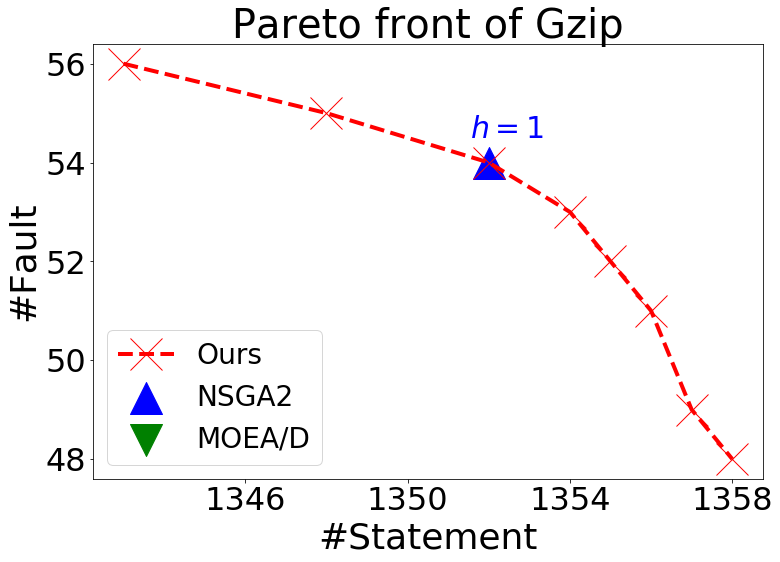

Source code (Python):
# -*- coding: utf-8 -*-
"""
Created on Fri Dec  7 20:53:57 2018

@author: allen
"""

import matplotlib.pyplot as plt
import numpy as np 

def NSGA2_Label(a,b):
    if	a == 1352 and b == 54:  
        return r'$h=1$'
    
def MOEAD_Label(a,b):
    return ''
    

NSGA2_x = [1352]
NSGA2_y = [54]
MOEAD_x = []
MOEAD_y = []
Ours_x= [1343,1348,1352, 1354,1355,1356,1357,1358]
Ours_y= [56,55,54,53,52,51,49,48]

my_x_ticks = np.arange(1342,1359,4) #显示范围为-5至5，每0.5显示一刻度
my_y_ticks = np.arange(48,58,2) #显示范围为-2至2，每0.2显示一刻度
plt.xticks(my_x_ticks)
plt.yticks(my_y_ticks)
  
params = {'figure.figsize': '12, 8','font.size':'30', 'axes.titlesize':'40',  'lines.markersize': '32','axes.labelsize': '36','xtick.labelsize': '32','ytick.labelsize': '32', 'lines.linewidth': '4',
'legend.fontsize': '28'}  # set figure size }
plt.rcParams.update(params)
plt.plot(Ours_x,Ours_y,linestyle='--', marker='x', color='r')
#plt.scatter(LFLS_x,LFLS_y, marker='s', color='orange')
#plt.scatter(NFNS_x,NFNS_y, marker='^', color='g')
plt.scatter(NSGA2_x,NSGA2_y, marker='^', color='b')
plt.scatter(MOEAD_x,MOEAD_y, marker='v', color='g')
#for a,b in zip(Ours_x, Ours_y): 
#    plt.annotate('('+str(a)+','+str(b)+')',xy=(a,b))
for a,b in zip(NSGA2_x,NSGA2_y): 
    plt.annotate(NSGA2_Label(a,b),xy=(a-0.45,b+0.5),color='b')
for a,b in zip(MOEAD_x,MOEAD_y): 
    plt.annotate(MOEAD_Label(a,b),xy=(a-0.45,b-0.2),color='g')
    
plt.legend(['Ours', 'NSGA2','MOEA/D'], loc='lower left')
plt.title("Pareto front of Gzip")
plt.xlabel("#Statement")
plt.ylabel("#Fault")
           
fig = plt.gcf()
plt.show()
fig.set_size_inches(7,5)
fig.savefig('tri_gzip_plot.png')
